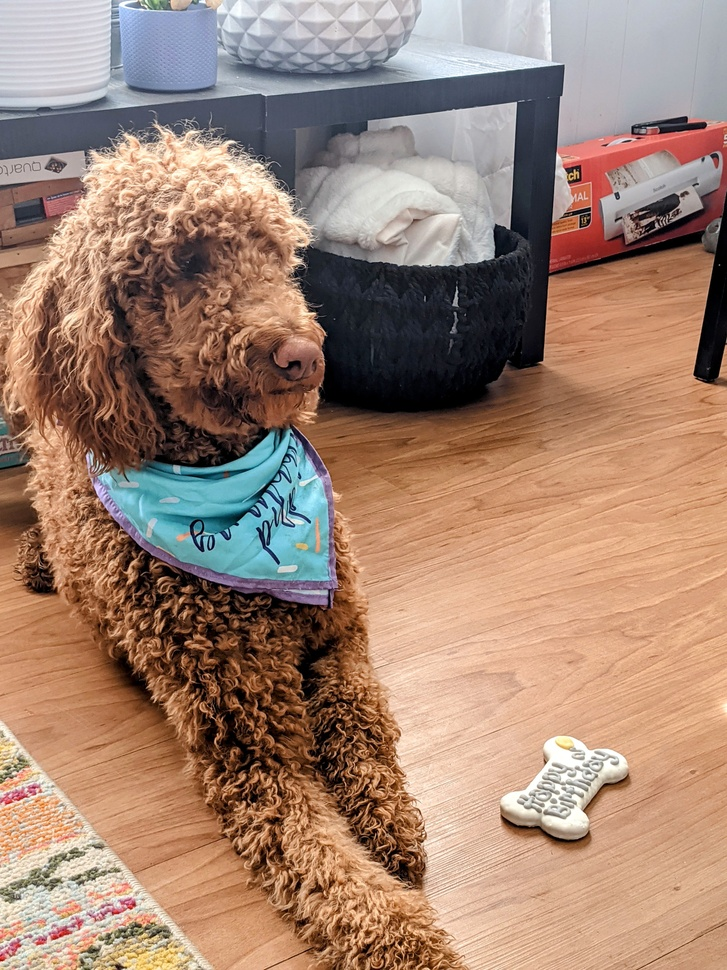
#> input picture MASI_pets/Arthur_FR.jpg, 727 x 970 px, shrunk from 3024 x 4032 before the run; its folder holds 4 pictures in this run
$ jupyter execute pet_picture_QA.ipynb   (shell and % lines are left out)
#> lines starting #> are read from the running program, lines starting #| are printed output that depends on the picture
[cell 1]
# The data_dir variable is the only input allowed to your code.
# Do not modify any file names in the image directory.
data_dir = "./MASI_pets"
# Add your code in the cells.

[cell 2]
# Import packages
from os import listdir
from pathlib import Path
from math import ceil
import matplotlib.pyplot as plt
import matplotlib.image as mpimg
import pandas as pd

[cell 3]
# Task 1: Scan the image files to gather image meta data.

img_folder_dir = Path(data_dir)

# Dataframe to store meta data
df = pd.DataFrame(columns=['Name', 'Dimension', 'Size', 'Aspect_ratio','Pet','Owner'])

for fn in listdir(img_folder_dir):
    # String operation
    pet_owner_name = fn.split('.')[0]
    pet_name = pet_owner_name.split('_')[0]
    owner_name = pet_owner_name.split('_')[1]
    # Load image
    img_dir = img_folder_dir / fn
    img = mpimg.imread(img_dir)
#> img is the input picture: shape (970, 727, 3); mean R, G, B 161.3, 131.4, 114.1
    # Image info
    img_dimension = img.shape
#> img_dimension = (970, 727, 3)
    img_size = img.shape[0] * img.shape[1]
#> img_size = 705190
    img_ratio = img.shape[1] / img.shape[0] # width / height
#> img_ratio = 0.749
    # Append row to dataframe
    df = pd.concat([df, pd.DataFrame([[fn,img_dimension,img_size,img_ratio,pet_name,owner_name]],
                                    columns=['Name', 'Dimension', 'Size', 'Aspect_ratio','Pet','Owner'])
                                    ],
                                    ignore_index = True)
#> df = table of 1 rows and 6 columns
# Sorting
df.sort_values(by=['Size','Pet'],ascending=[False,True], ignore_index=True)
#> Out = table of 4 rows and 6 columns

[cell 4]
# Task 2: Look at the meta data to assess differences in the dataset.

# Retrieve values of the two features
x = df['Size'].values
y = df['Aspect_ratio'].values
#> y = [0.749, 0.749, 1.33, 0.749]

fig = plt.figure(figsize=(8,8))
plt.scatter(x, y)
plt.title('Relationship between size and aspect ratio')
plt.ylabel('Aspect Ratio (Width/Height)')
plt.xlabel('Image Size (Number of Pixels)')
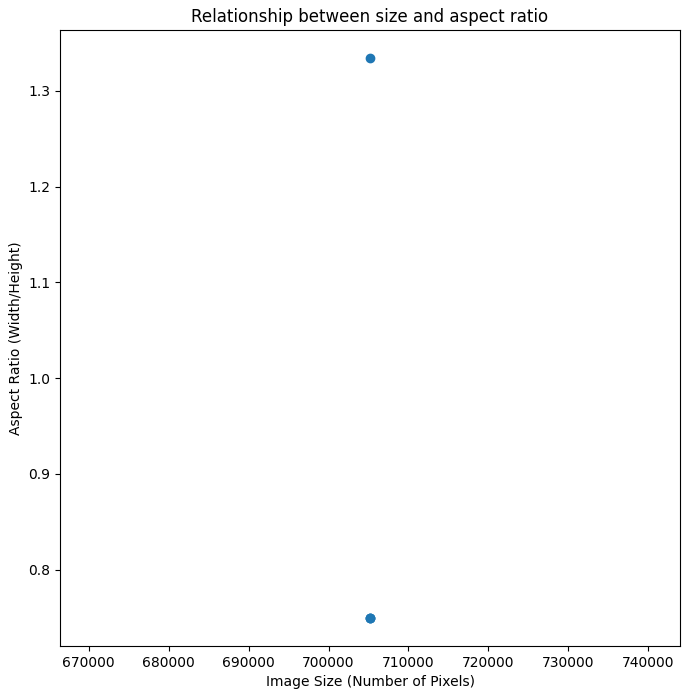
#> figure drawn by matplotlib, 1 panel

[cell 5]
# Task 3: Look at the image data to check quality.

# layout of the figure
num_img = len(listdir(img_folder_dir)) # number of subplots
num_col = 5
num_row = ceil(num_img/num_col)

# Sorting images
df_plot = df.sort_values(by=['Owner','Pet'], ignore_index=True)
#> df_plot = table of 4 rows and 6 columns

plt.figure(figsize=(16,16))
for i in range(num_img):
    # Retrieve info from dataframe
    fn = df_plot['Name'][i]
    img_dir = img_folder_dir / fn
    owner_name = df_plot['Owner'][i]
    pet_name = df_plot['Pet'][i]
    # create subplot
    plt.subplot(num_row,num_col,i+1)
    # load image
    img = mpimg.imread(img_dir)
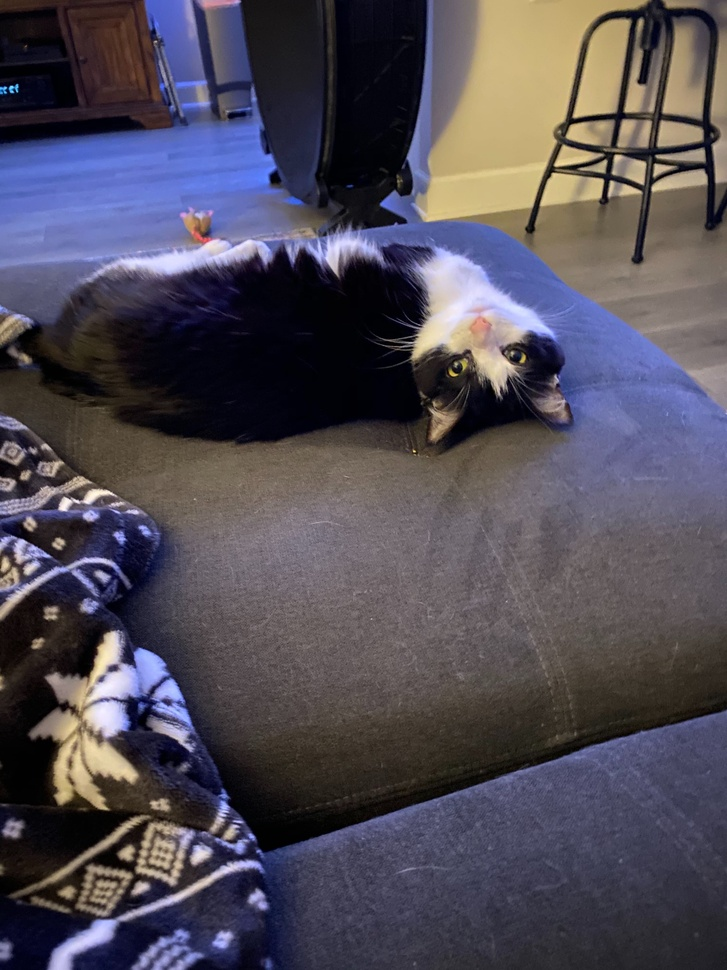
#> input picture MASI_pets/Francie_CK.jpg, 727 x 970 px, shrunk from 3024 x 4032 before the run
#> img is the input picture: shape (970, 727, 3); mean R, G, B 80.5, 75.6, 86.5
    plt.imshow(img)
    plt.title(owner_name+"'s "+pet_name)
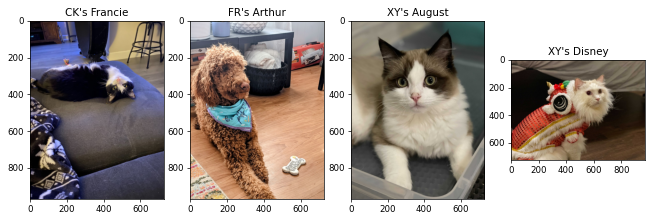
#> figure drawn by matplotlib, 4 panels
